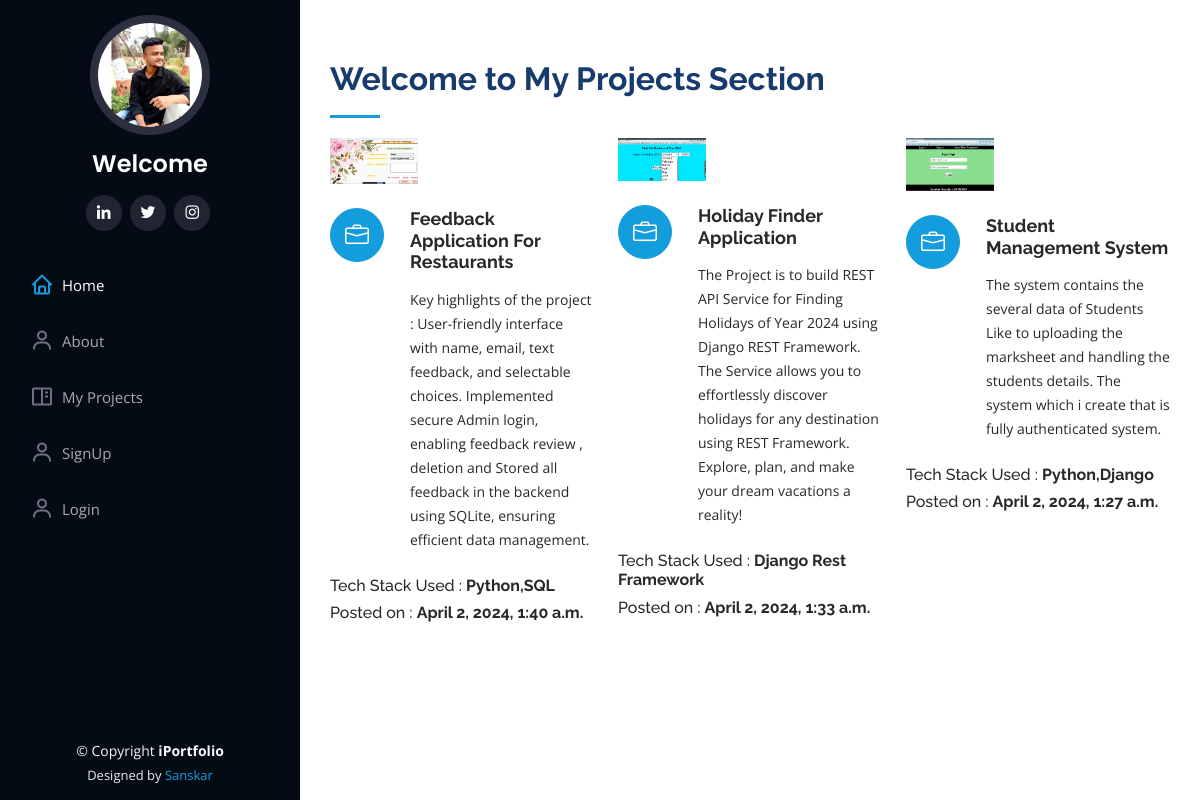
The page /myproject on the database its author committed.
### portfolio/models.py (models this page shows, shortened)
class Project(models.Model):
    title = models.CharField(max_length = 40)
    description = models.TextField()
    techstack = models.CharField(max_length = 50)
    img = models.ImageField(upload_to = 'project' , blank = True , null = True)
    timestamp = models.DateTimeField(auto_now_add=True , blank = True)

### portfolio/views.py (the view)
# urls.py: path("myproject" , views.myproject , name = "myproject"),
def myproject(request):
    posts = Project.objects.all()
    context = {"posts" : posts}
    return render(request , "handleblog.html" , context)

### templates/handleblog.html (shortened to what this page needs)
{% extends 'basic.html' %}
{% block body %}
{% load static %}
<section id="services" class="services">
    <div class="container">
      <div class="section-title">
        <h2>Welcome to My Projects Section </h2>
        <div class="row">
        {% for post in posts reversed %}
        <div class="col-lg-4 col-md-6 icon-box" data-aos="fade-up">
            <div class="col-lg-4" data-aos="fade-right">
                <img src="{{  post.img.url  }}" class="img-fluid" alt="no image found">
              </div> <br>
          <div class="icon"><i class="bi bi-briefcase"></i></div>
          <h4 class="title">{{ post.title }}</h4>
          <p class="description">{{ post.description }}</p> <br>
          <h6> Tech Stack Used : <b> {{ post.techstack }} </b></h6>
        <h6> Posted on : <b> {{ post.timestamp }} </b></h6>
        </div>
        {% endfor %}
  </section>
{% endblock body %}

### templates/basic.html (shortened to what this page needs)
{% load static %}
<!DOCTYPE html>
<html lang="en">
<head>
  <link href="{%  static 'assets1/vendor/aos/aos.css' %}" rel="stylesheet">
  <link href="{%  static 'assets1/vendor/bootstrap/css/bootstrap.min.css'  %}" rel="stylesheet">
  <link href="{%  static 'assets1/vendor/bootstrap-icons/bootstrap-icons.css' %}" rel="stylesheet">
  <link href="{%  static 'assets1/vendor/boxicons/css/boxicons.min.css' %}" rel="stylesheet">
  <link href="{%  static 'assets1/vendor/glightbox/css/glightbox.min.css' %}" rel="stylesheet">
  <link href="{%  static 'assets1/vendor/swiper/swiper-bundle.min.css' %}" rel="stylesheet">
  <link href="{%  static 'assets1/css/style.css' %}" rel="stylesheet">
</head>
<body>
  <header id="header">
    <div class="d-flex flex-column">
      <div class="profile">
        <img src="{% static 'assets1/img/My_PIC2.jpg' %}" alt="" class="img-fluid rounded-circle">
        <h1 class="text-light"><a href="/"> Welcome {{ user.username }}</a></h1>
        <div class="social-links mt-3 text-center">
          <a href="https://www.linkedin.com/in/sanskar-gawade-58154a21b/"  target="_blank"  class="linkedin"><i class="bx bxl-linkedin" ></i></a>
          <a href="https://twitter.com/GawadeSanskar" target="_blank" class="twitter"><i class="bx bxl-twitter"></i></a>
          <a href="https://www.instagram.com/sanskarr18/" target="_blank" class="instagram"><i class="bx bxl-instagram"></i></a>
        </div>
      </div>
      <nav id="navbar" class="nav-menu navbar">
        <ul>
          <li><a href="/" class="nav-link scrollto active"><i class="bx bx-home"></i> <span>Home</span></a></li>
          <li><a href="/about" class="nav-link scrollto"><i class="bx bx-user"></i> <span>About</span></a></li>
          <li><a href="/myproject" class="nav-link scrollto"><i class="bx bx-book-content"></i> <span>My Projects</span></a></li>
          {% if not request.user.is_authenticated %}
          <li><a href="/auth/signup/" class="nav-link scrollto"><i class="bx bx-user"></i> <span>SignUp</span></a></li>
          <li><a href="/auth/login/" class="nav-link scrollto"><i class="bx bx-user"></i> <span>Login</span></a></li>
          {% else %}
          <li><a href="/contact" class="nav-link scrollto"><i class="bx bx-envelope"></i> <span>Contact</span></a></li>
          <li><a href="/auth/logout/" class="nav-link scrollto"><i class="bx bx-user"></i> <span>Logout</span></a></li>
          {% endif %}
        </ul>
      </nav>
    </div>
  </header>
  <main id = "main">
    {%  block body  %}
    {%  endblock body %}
  </main>
  <footer id="footer">
    <div class="container">
      <div class="copyright">
        &copy; Copyright <strong><span>iPortfolio</span></strong>
      </div>
      <div class="credits">
        Designed by <a href="">Sanskar</a>
      </div>
    </div>
  </footer>
</body>
</html>

### static/assets1/css/style.css (style rules this page uses)
body { font-family: "Open Sans", sans-serif; color: #272829; }
a { color: #149ddd; text-decoration: none; }
h1, h2, h3, h4, h5, h6 { font-family: "Raleway", sans-serif; }
#header { position: fixed; top: 0; left: 0; bottom: 0; width: 300px; transition: all ease-in-out 0.5s; z-index: 9997; transition: all 0.5s; padding: 0 15px; background: #040b14; overflow-y: auto; }
#header .profile img { margin: 15px auto; display: block; width: 120px; border: 8px solid #2c2f3f; }
#header .profile h1 { font-size: 24px; margin: 0; padding: 0; font-weight: 600; -moz-text-align-last: center; text-align-last: center; font-family: "Poppins", sans-serif; }
#header .profile h1 a, #header .profile h1 a:hover { color: #fff; text-decoration: none; }
#header .profile .social-links a { font-size: 18px; display: inline-block; background: #212431; color: #fff; line-height: 1; padding: 8px 0; margin-right: 4px; border-radius: 50%; text-align: center; width: 36px; height: 36px; transition: 0.3s; }
#main { margin-left: 300px; }
.container, .container-fluid { padding-left: 30px; padding-right: 30px; }
.nav-menu { padding: 30px 0 0 0; }
.nav-menu * { margin: 0; padding: 0; list-style: none; }
.nav-menu>ul>li { position: relative; white-space: nowrap; }
.nav-menu a, .nav-menu a:focus { display: flex; align-items: center; color: #a8a9b4; padding: 12px 15px; margin-bottom: 8px; transition: 0.3s; font-size: 15px; }
.nav-menu a i, .nav-menu a:focus i { font-size: 24px; padding-right: 8px; color: #6f7180; }
.nav-menu a:hover, .nav-menu .active, .nav-menu .active:focus, .nav-menu li:hover>a { text-decoration: none; color: #fff; }
.nav-menu a:hover i, .nav-menu .active i, .nav-menu .active:focus i, .nav-menu li:hover>a i { color: #149ddd; }
section { padding: 60px 0; overflow: hidden; }
.section-title { padding-bottom: 30px; }
.section-title h2 { font-size: 32px; font-weight: bold; margin-bottom: 20px; padding-bottom: 20px; position: relative; color: #173b6c; }
.section-title h2::after { content: ""; position: absolute; display: block; width: 50px; height: 3px; background: #149ddd; bottom: 0; left: 0; }
.section-title p { margin-bottom: 0; }
.services .icon-box { margin-bottom: 20px; }
.services .icon { float: left; display: flex; align-items: center; justify-content: center; width: 54px; height: 54px; background: #149ddd; border-radius: 50%; transition: 0.5s; border: 1px solid #149ddd; }
.services .icon i { color: #fff; font-size: 24px; line-height: 0; }
.services .title { margin-left: 80px; font-weight: 700; margin-bottom: 15px; font-size: 18px; }
.services .description { margin-left: 80px; line-height: 24px; font-size: 14px; }
#footer { padding: 15px; color: #f4f6fd; font-size: 14px; position: fixed; left: 0; bottom: 0; width: 300px; z-index: 9999; background: #040b14; }
#footer .copyright { text-align: center; }
#footer .credits { padding-top: 5px; text-align: center; font-size: 13px; color: #eaebf0; }

### rows shown on the page
Project: img (picture), title "Feedback Application For Restaurants", description "Key highlights of the project : User-friendly interface with name, email, text feedback, and selectable choices. Implemented secure Admin login, enabling feedback review , deletion and Stored all feedback in the backend using SQLite, ensuring efficient data management.", techstack "Python,SQL", timestamp "April 2, 2024, 1:40 a.m."
Project: img (picture), title "Holiday Finder Application", description "The Project is to build REST API Service for Finding Holidays of Year 2024 using Django REST Framework. The Service allows you to effortlessly discover holidays for any destination using REST Framework. Explore, plan, and make your dream vacations a reality!", techstack "Django Rest Framework", timestamp "April 2, 2024, 1:33 a.m."
Project: img (picture), title "Student Management System", description "The system contains the several data of Students Like to uploading the marksheet and handling the students details. The system which i create that is fully authenticated system.", techstack "Python,Django", timestamp "April 2, 2024, 1:27 a.m."
